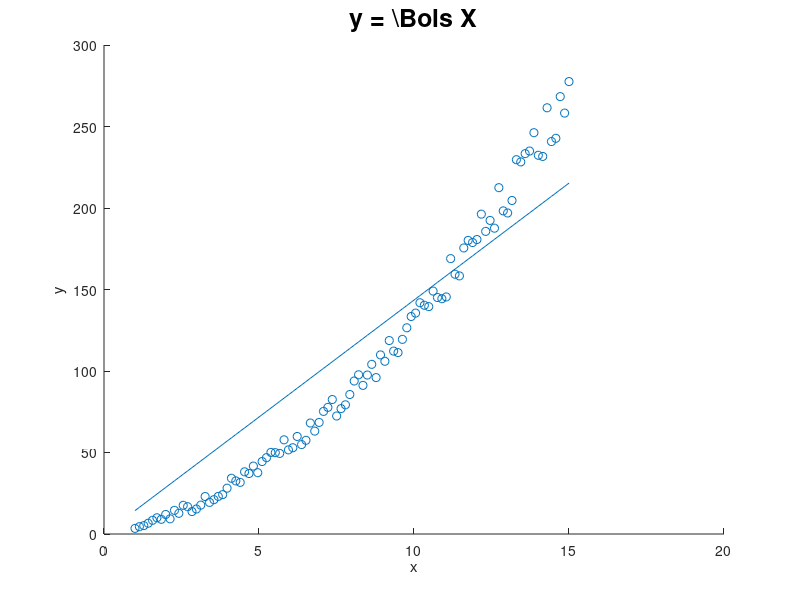

Here is the MATLAB script that generated this plot:
% Set Random Number Generator
rng(2017)
x_lr = (linspace(1,15,100))';
y_lr = 2*x_lr + (x_lr+rand(size(x_lr))).^2;

% Plot the data
scatter(x_lr,y_lr)
xlabel('x')
ylabel('y')

% B has only one parameter as we only have a single column in x_lr with 100
% values
X_lr = [x_lr];

% Solve for Bols
% Go back to Lesson 3 - Slide 27
%%% Bols = dot(x_lr,y_lr)/dot(x_lr,x_lr)
%%% Bols2 = sum(pinv(x_lr)*y_lr)

Bols_1 = X_lr\y_lr
Bols_2 = (X_lr'*X_lr)\(X_lr'*y_lr)
Bols_3 = inv(X_lr'*X_lr)*(X_lr'*y_lr)
Bols_4 = pinv(X_lr'*X_lr)*(X_lr'*y_lr)

hold on
plot(x_lr, X_lr*Bols_1)
title('y = \Bols X','FontSize',18)
hold off
